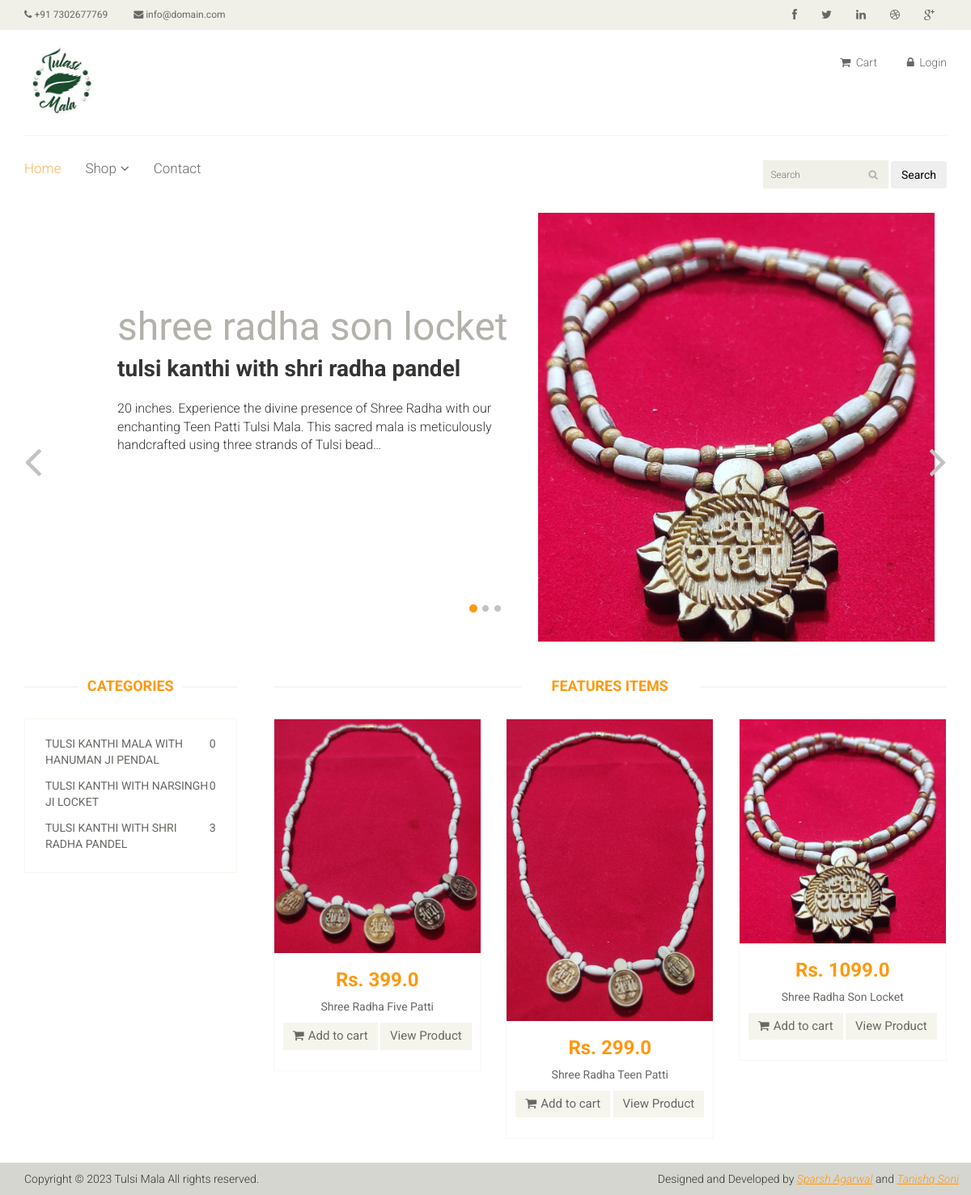
The page / on the database its author committed.
### core/models.py (models this page shows, shortened)
class Product(models.Model):
    name = models.CharField(max_length=100)
    category = models.ForeignKey('Category', on_delete=models.CASCADE)
    slug = models.SlugField(unique=True, null=True, blank=True)
    desc = models.TextField()
    price = models.FloatField(default=0.0)
    product_available_count = models.IntegerField(default=0)
    img = models.ImageField(upload_to='images/')

class Category(models.Model):
    category_name = models.CharField(max_length=1000)
    def __str__(self):
        return self.category_name
    def product_count(self):
        return self.product_set.count()

### core/views.py (the view, shortened to what this page needs)
# urls.py: path('', views.index, name='index'),
def index(request):
    products = Product.objects.all()
    new_prods = products[::-1]
    f_new_prods = new_prods[0]
    new_prods = new_prods[1:3]
    categories = Category.objects.all()
    parameters = {
        'products': products,
        'categories': categories,
        'new_prods': new_prods,
        'f_items': f_new_prods
    }
    return render(request, 'core/index.html', parameters)

### templates/core/index.html (shortened to what this page needs)
{% extends './base.html' %}
{% load static %}
{% block start %}
    <section id="slider">
      <div class="container">
        <div class="row">
          <div class="col-sm-12">
            <div
              id="slider-carousel"
              class="carousel slide"
              data-ride="carousel"
            >
              <ol class="carousel-indicators">
                <li
                  data-target="#slider-carousel"
                  data-slide-to="0"
                  class="active"
                ></li>
                <li data-target="#slider-carousel" data-slide-to="1"></li>
                <li data-target="#slider-carousel" data-slide-to="2"></li>
              </ol>
              <div class="carousel-inner">
                <div class="item active">
                  <div class="col-sm-6">
                    <h1>{{f_items.name}}</h1>
                    <h2>{{f_items.category}}</h2>
                    <p>
                     {{f_items.desc|truncatechars:180 }}
                    </p>
                  </div>
                  <div class="col-sm-6">
                    <img
                      src="/media/{{f_items.img}}"
                      class="girl img-responsive"
                      alt=""
                    />
                  </div>
                </div>
              </div>
              <a
                href="#slider-carousel"
                class="left control-carousel hidden-xs"
                data-slide="prev"
              >
                <i class="fa fa-angle-left"></i>
              </a>
              <a
                href="#slider-carousel"
                class="right control-carousel hidden-xs"
                data-slide="next"
              >
                <i class="fa fa-angle-right"></i>
              </a>
            </div>
          </div>
        </div>
      </div>
    </section>
    <section>
      <div class="container">
        <div class="row">
          <div class="col-sm-3">
            <div class="left-sidebar">
              <div class="brands_products">
                <h2>Categories</h2>
                <div class="brands-name">
                  <ul class="nav nav-pills nav-stacked">
                    {% for category in categories %}
                    <li>
                      <a href="/category/{{ category.id }}"> <span class="pull-right">{{ category.product_count }}</span> {{ category.category_name }}</a>
                    </li>
                    {% endfor %}
                  </ul>
                </div>
              </div>
            </div>
          </div>
          <div class="col-sm-9 padding-right">
            <div class="features_items">
              <h2 class="title text-center">Features Items</h2>
              <div class="outer-box" style="display: flex; justify-content: space-around; flex-wrap: wrap;">
              {% for product in products %}
              <div class="col-sm-4">
                <div class="product-image-wrapper">
                  <div class="single-products">
                    <div class="productinfo text-center">
                      <img
                        src="{{ product.img.url }}"
                        alt=""
                      />
                      <h2>Rs. {{ product.price }}</h2>
                      <p>{{ product.name|title }}</p>
                      <a href="{% url 'add_to_cart' product.pk %}" class="btn btn-default add-to-cart"
                        ><i class="fa fa-shopping-cart"></i>Add to cart</a
                      >
                      <a href="{% url 'products' product.slug %}" class="btn btn-default add-to-cart"
                        ></i>View Product</a
                      >
                    </div>
                    <div class="product-overlay">
                      <div class="overlay-content">
                      </div>
                    </div>
                  </div>
                </div>
              </div>
              {% endfor %}
            </div>
          </div>
        </div>
      </div>
    </section>
    {% endblock %}

### static/css/main.css (style rules this page uses)
body { font-family: 'Roboto', sans-serif; background:; position: relative; font-weight:400px; }
ul li { list-style: none; }
a { -webkit-transition: 300ms; -moz-transition: 300ms; -o-transition: 300ms; transition: 300ms; }
h1, h2, h3, h4, h5, h6 { font-family: 'Roboto', sans-serif; }
#slider { padding-bottom: 45px; }
.carousel-indicators li { background: #C4C4BE; }
.carousel-indicators li.active { background: #FE980F; }
.item { padding-left: 100px; }
.girl { margin-left: 0; }
.item h1 { color: #B4B1AB; font-family: abel; font-size: 48px; margin-top: 115px; }
.item h2 { color: #363432; font-family: 'Roboto', sans-serif; font-size: 28px; font-weight: 700; margin-bottom: 22px; margin-top: 10px; }
.item p { color:#363432; font-size:16px; font-weight:300; font-family: 'Roboto', sans-serif; }
.control-carousel { position: absolute; top: 50%; font-size: 60px; color: #C2C2C1; }
.right { right: 0; }
.left-sidebar h2, .brands_products h2 { color: #FE980F; font-family: 'Roboto', sans-serif; font-size: 18px; font-weight: 700; margin: 0 auto 30px; text-align: center; text-transform: uppercase; position: relative; z-index:3; }
.left-sidebar h2:after, h2.title:after { content: " "; position: absolute; border: 1px solid #f5f5f5; bottom:8px; left: 0; width: 100%; height: 0; z-index: -2; }
.left-sidebar h2:before { content: " "; position: absolute; background: #fff; bottom: -6px; width: 130px; height: 30px; z-index: -1; left: 50%; margin-left: -65px; }
h2.title:before { content: " "; position: absolute; background: #fff; bottom: -6px; width: 220px; height: 30px; z-index: -1; left: 50%; margin-left: -110px; }
.brands-name { border: 1px solid #F7F7F0; padding-bottom: 20px; padding-top: 15px; }
.brands-name .nav-stacked li a { background-color: #FFFFFF; color: #696763; font-family: 'Roboto', sans-serif; font-size: 14px; padding: 5px 25px; text-decoration: none; text-transform: uppercase; }
.padding-right { padding-right: 0; }
.features_items { overflow:hidden; }
h2.title { color: #FE980F; font-family: 'Roboto', sans-serif; font-size: 18px; font-weight: 700; margin: 0 15px; text-transform: uppercase; margin-bottom: 30px; position: relative; }
.product-image-wrapper { border:1px solid #F7F7F5; overflow: hidden; margin-bottom:30px; }
.single-products { position: relative; }
.productinfo h2 { color: #FE980F; font-family: 'Roboto', sans-serif; font-size: 24px; font-weight: 700; }
.productinfo p { font-family: 'Roboto', sans-serif; font-size: 14px; font-weight: 400; color: #696763; }
.productinfo img { width: 100%; }
.productinfo { position:relative; }
.product-overlay { background:#FE980F; top: 0; display: none; height: 0; position: absolute; transition: height 500ms ease 0s; width: 100%; display: block; opacity:; }
.product-overlay .overlay-content { bottom: 0; position: absolute; bottom: 0; text-align: center; width: 100%; }
.add-to-cart { background:#F5F5ED; border: 0 none; border-radius: 0; color: #696763; font-family: 'Roboto', sans-serif; font-size: 15px; margin-bottom: 25px; }
.add-to-cart i { margin-right:5px; }

### rows shown on the page
Product: name "shree radha son locket", category "tulsi kanthi with shri radha pandel", desc "20 inches. Experience the divine presence of Shree Radha with our enchanting Teen Patti Tulsi Mala. This sacred mala is meticulously handcrafted using three strands of Tulsi bead…", img (picture), price "1099.0", name "Shree Radha Son Locket"
Category: product_count "0", category_name "TULSI KANTHI MALA WITH HANUMAN JI PENDAL"
Category: product_count "0", category_name "TULSI KANTHI WITH NARSINGH JI LOCKET"
Category: product_count "3", category_name "TULSI KANTHI WITH SHRI RADHA PANDEL"
Product: img (picture), price "399.0", name "Shree Radha Five Patti"
Product: img (picture), price "299.0", name "Shree Radha Teen Patti"
